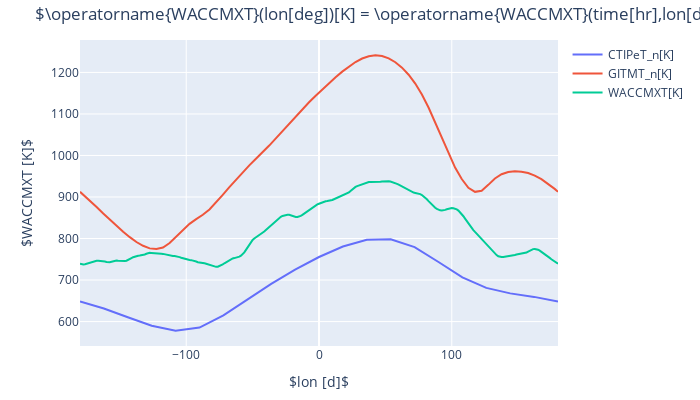

Here is the notebook cell this chart was saved with:
### Code cell
# Directly compare corresponding slices.
# Note the time resolutions are different, but Kamodo automatically interpolates
# to the finer resolution. Also note that the function composition analysis does NOT compensate for
# differences in the data start days. The user must ensure these are the same by retrieving
# any missing data or removing extra data. The datasets can end on different days/times and start 
# at different times BUT must start on the same day for this specific analysis.

kamodo_object.plot('CTIPeT_n', 'GITMT_n', 'WACCMXT',
                   plot_partial={'CTIPeT_n': {'time': 12., 'lat': 25., 'height': 300.},
                                'GITMT_n': {'time': 12., 'lat': 25., 'height': 300.},
                                'WACCMXT': {'time': 12., 'lat': 25., 'height': 300.}})

### Figure 1 — Plotly figure (JSON) as saved in the notebook; plotly's stock layout.template omitted (floating-point values rounded to 4 significant figures; data arrays with more than 128 entries replaced by an {"elided": "..."} marker saying what was removed)
{"data": [{"meta": "line", "name": "CTIPeT_n[K]", "type": "scatter", "x": [-180, -162, -144, -126, -108, -90, -72, -54, -36, -18, 0, 18, 36, 54, 72, 90, 108, 126, 144, 162, 180], "y": [648.3, 631.5, 610.5, 590.0, 578.0, 585.5, 614.8, 653.5, 691.0, 725.0, 755.5, 780.8, 796.9, 798.1, 779.2, 743.4, 706.4, 681.1, 667.8, 659.4, 648.3]}, {"meta": "line", "name": "GITMT_n[K]", "type": "scatter", "x": [-180, -177.5, -172.5, -167.5, -162.5, -157.5, -152.5, -147.5, -142.5, -137.5, -132.5, -127.5, -122.5, -117.5, -112.5, -107.5, -102.5, -97.5, -92.5, -87.5, -82.5, -77.5, -72.5, -67.5, -62.5, -57.5, -52.5, -47.5, -42.5, -37.5, -32.5, -27.5, -22.5, -17.5, -12.5, -7.5, -2.5, 2.5, 7.5, 12.5, 17.5, 22.5, 27.5, 32.5, 37.5, 42.5, 47.5, 52.5, 57.5, 62.5, 67.5, 72.5, 77.5, 82.5, 87.5, 92.5, 97.5, 102.5, 107.5, 112.5, 117.5, 122.5, 127.5, 132.5, 137.5, 142.5, 147.5, 152.5, 157.5, 162.5, 167.5, 172.5, 177.5, 180], "y": [912.6, 905.6, 891.0, 875.9, 860.4, 845.1, 830.4, 816.4, 803.2, 791.6, 782.5, 776.2, 774.7, 778.3, 789.1, 805.0, 821.4, 835.4, 846.6, 857.1, 870.0, 886.6, 905.0, 923.6, 941.8, 959.1, 976.3, 992.1, 1007.0, 1024.0, 1041.0, 1059.0, 1077.0, 1095.0, 1112.0, 1128.0, 1144.0, 1160.0, 1175.0, 1189.0, 1202.0, 1214.0, 1225.0, 1234.0, 1239.0, 1241.0, 1240.0, 1234.0, 1225.0, 1212.0, 1195.0, 1173.0, 1147.0, 1115.0, 1079.0, 1040.0, 1004.0, 970.8, 943.3, 922.3, 912.4, 915.2, 929.3, 944.5, 954.8, 960.3, 962.1, 960.9, 957.6, 951.5, 942.9, 932.1, 919.5, 912.6]}, {"meta": "line", "name": "WACCMXT[K]", "type": "scatter", "x": {"elided": "289 float values"}, "y": {"elided": "289 float values"}}], "layout": {"autosize": false, "height": 400, "margin": {"b": 32, "pad": 0, "r": 30, "t": 40}, "title": {"text": "$\\operatorname{WACCMXT}(lon[deg])[K] = \\operatorname{WACCMXT}(time[hr],lon[deg],lat[deg],height[km])[K] = \\lambda{\\left(time,lon,lat,height \\right)}, time = 12.0,lat = 25.0,height = 300.0$"}, "width": 700, "xaxis": {"title": {"text": "$lon [d]$"}}, "yaxis": {"title": {"text": "$WACCMXT [K]$"}}}}
